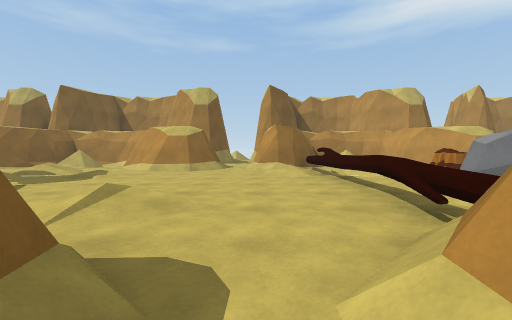
view 1 (above)

22 first-person views from a walk through a Unity game level. The camera is 1.2 m above the floor, tilts 2° down and sees 90° across. The floor is counted in squares, 2 m on a side. Each view is taken from the middle of a square. On the plan, view 1 faces up. The plan holds only what a view shows up to about 9 squares ahead; the rest is blank. The place goes on beyond the plan. The player is left out.

view 2
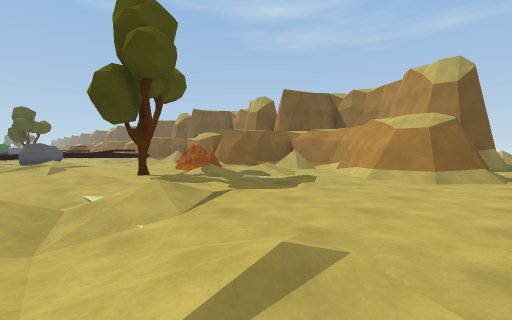

view 3
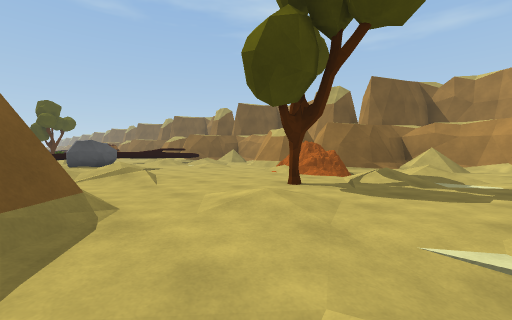

view 4
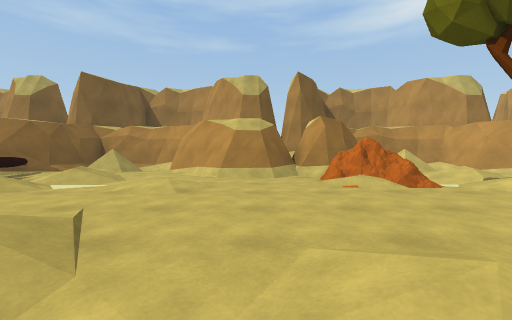

view 5
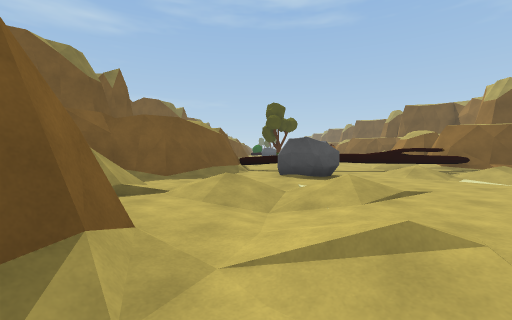

view 6
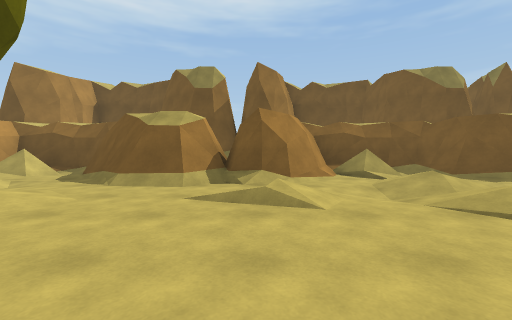

view 7
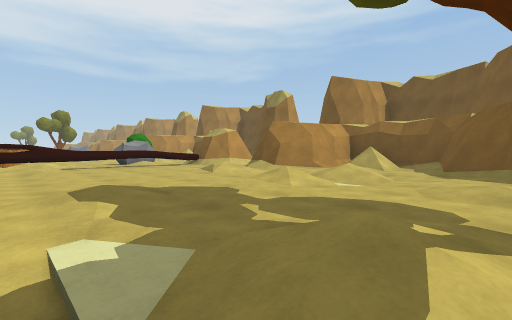

view 8
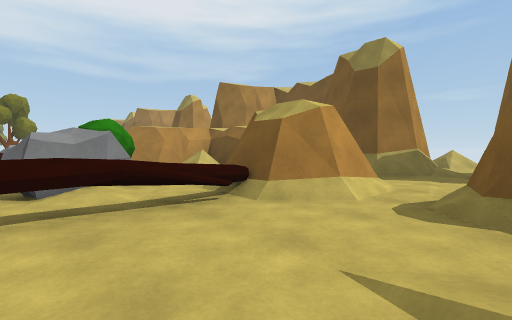

view 9
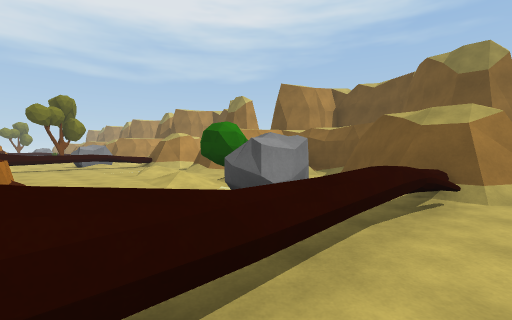

view 10
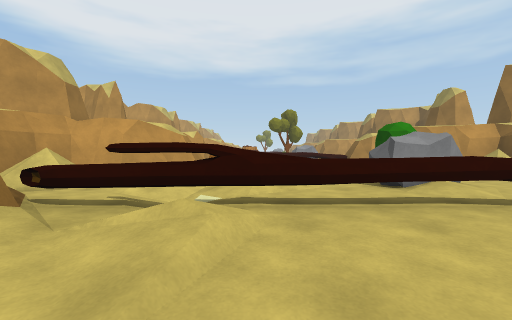

view 11
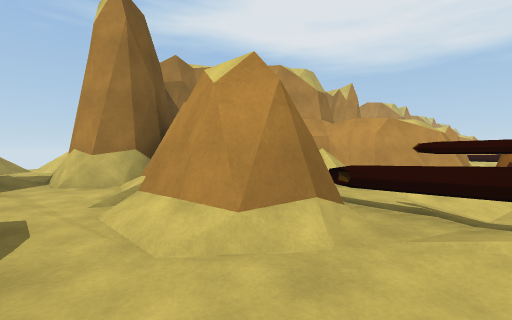

view 12
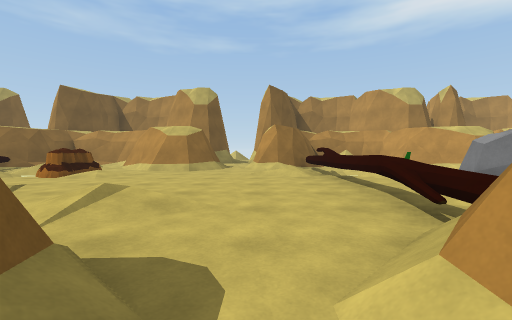

view 13
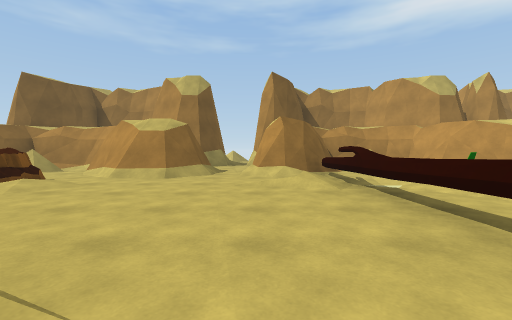

view 14
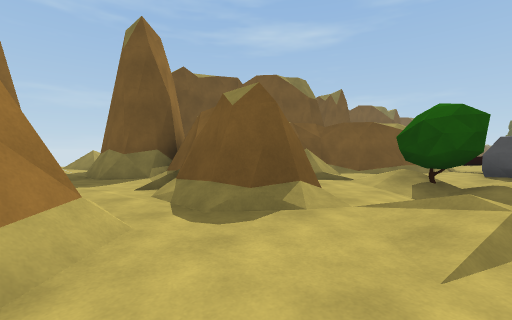

view 15
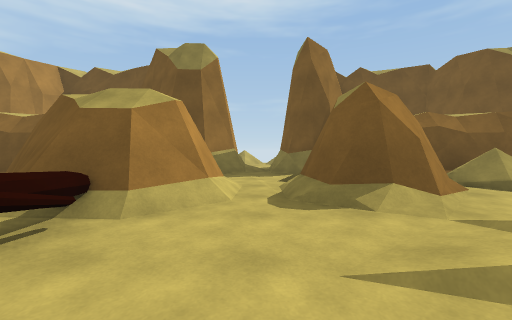

view 16
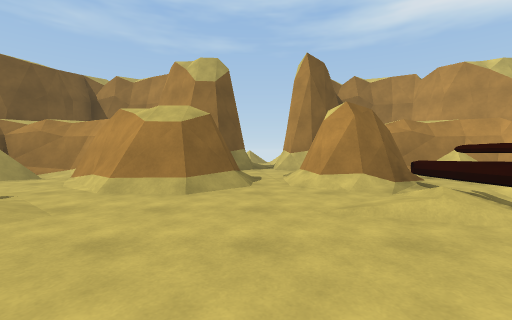

view 17
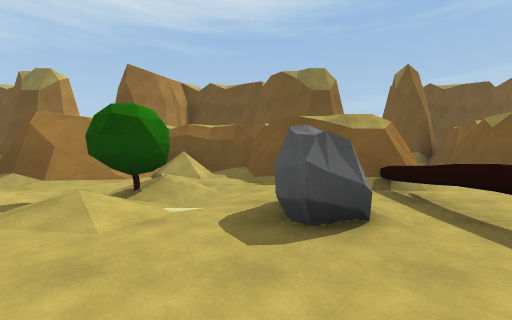

view 18
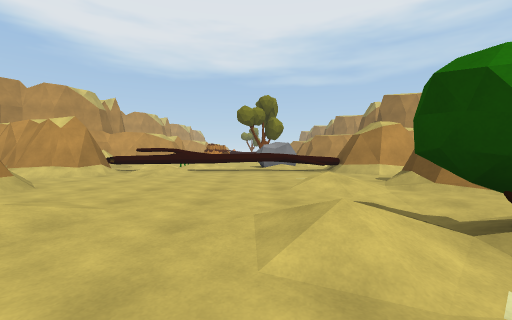

view 19
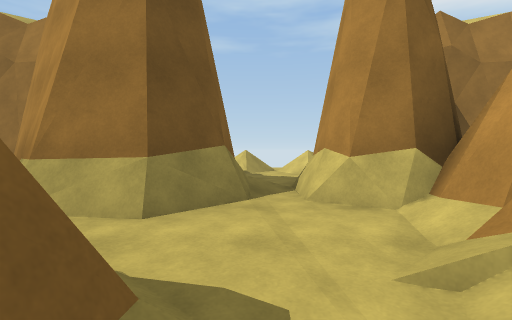

view 20
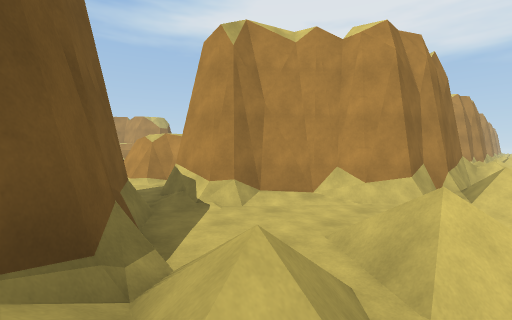

view 21
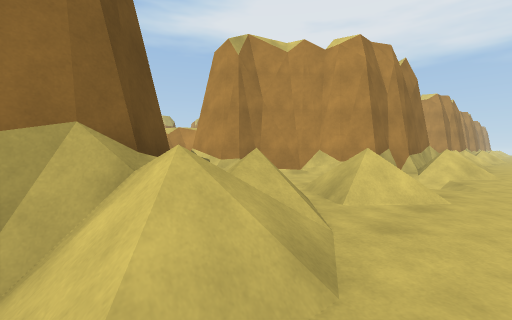

view 22
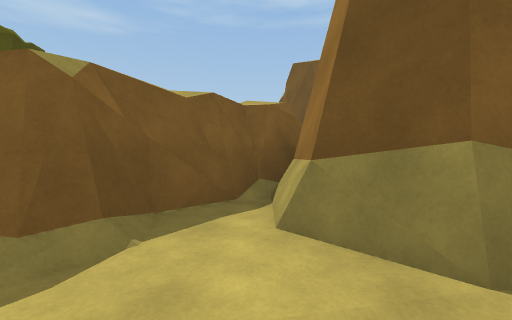

### Floor plan
Key: @ floor where view 1 was taken; # wall or solid block; x gap in a wall; . main floor; : floor 0.25 m higher than the main floor; - floor 0.25 m lower than the main floor; + floor 0.5 m higher than the main floor; / step, stairs or slope; = window, fence, low wall or low ledge; ^ raised ledge; R rock; T tree; O other object.
Columns run from 18 left of view 1 to 13 right of it. Each row starts with its distance up from view 1.
 17                  /.        /.
 16                  //        //
 15                  ..        ..
 14                  .         .
 13                  /#    ##  /#
 12               ###x##   ####/###
 11  #####    #####//..######//..###
 10  #///#    #//####.###//####.###^
  9 ##./.######//.###.###//.###.###^
  8 #^.+-.##.#../..##.##.. ..##.##^^
  7  ^ /-....OO-/....../=-/O...../^^
  6 .# /.....////.:....:^//O:....:^^
  5 .^ .......T/........^/........^^
  4    R../......./.....^R../.....^R
  3  ^  .//./..:.././...^ .././...^
  2  =..-/-......//-....^../O-....^^
  1  ##.-:./####./ .##.###.//.##.###
  0   ##.//######./###@####./###.###
 -1    #///#    #//###..###//###.
 -2    #####    #####...#######...#
 -3                 ##.##     ##.##
 -4                  #/##      #/#
 -5                  #..##      .
 -6                ###...##     .
 -7                #////./####///
 -8                ////////  //
 -9                ............

Where each view was taken, in squares from view 1:
view 1: 0 up, 0 right, facing up
view 2: 2 up, 1 left, facing up-left
view 3: 1 up, 5 left, facing up-left
view 4: 2 up, 11 left, facing up
view 5: 2 up, 9 left, facing left
view 6: 6 up, 10 left, facing down
view 7: 7 up, 7 left, facing down-right
view 8: 4 up, 1 left, facing down-right
view 9: 6 up, 1 right, facing down-right
view 10: 6 up, 1 left, facing right
view 11: 7 up, 1 left, facing up-right
view 12: 0 up, 10 right, facing up
view 13: 2 up, 10 right, facing up
view 14: 3 up, 11 right, facing down-left
view 15: 4 up, 10 right, facing down
view 16: 4 up, 9 right, facing up
view 17: 6 up, 4 right, facing down
view 18: 4 up, 4 right, facing right
view 19: 9 up, 9 right, facing up
view 20: 8 down, 2 left, facing up-right
view 21: 9 down, 3 left, facing up-right
view 22: 11 up, 0 right, facing left
